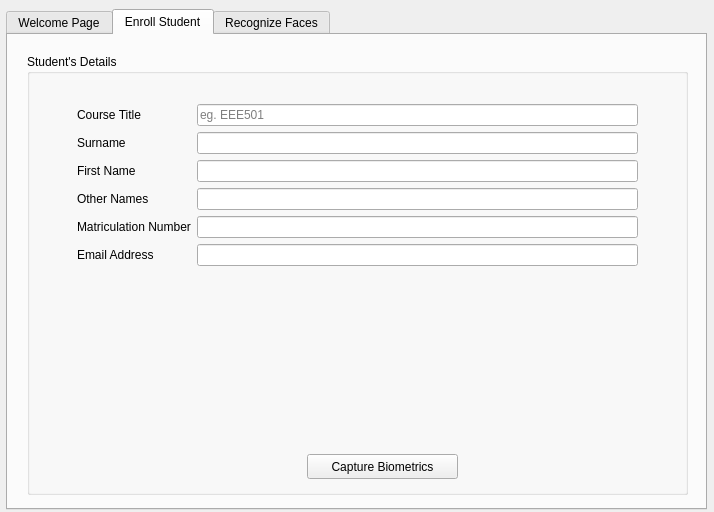
<?xml version="1.0" encoding="UTF-8"?>
<ui version="4.0">
 <class>widget</class>
 <widget class="QWidget" name="widget">
  <property name="geometry">
   <rect>
    <x>0</x>
    <y>0</y>
    <width>714</width>
    <height>512</height>
   </rect>
  </property>
  <property name="windowTitle">
   <string>Class Attendance | Face Recognition</string>
  </property>
  <widget class="QTabWidget" name="tabWidget">
   <property name="enabled">
    <bool>true</bool>
   </property>
   <property name="geometry">
    <rect>
     <x>6</x>
     <y>9</y>
     <width>701</width>
     <height>501</height>
    </rect>
   </property>
   <property name="tabPosition">
    <enum>QTabWidget::North</enum>
   </property>
   <property name="tabShape">
    <enum>QTabWidget::Rounded</enum>
   </property>
   <property name="currentIndex">
    <number>1</number>
   </property>
   <widget class="QWidget" name="tab">
    <attribute name="title">
     <string>Welcome Page</string>
    </attribute>
    <widget class="QWidget" name="gridLayoutWidget">
     <property name="geometry">
      <rect>
       <x>19</x>
       <y>9</y>
       <width>671</width>
       <height>451</height>
      </rect>
     </property>
     <layout class="QGridLayout" name="gridLayout">
      <item row="0" column="0">
       <layout class="QHBoxLayout" name="horizontalLayout"/>
      </item>
     </layout>
    </widget>
   </widget>
   <widget class="QWidget" name="tab_2">
    <attribute name="title">
     <string>Enroll Student</string>
    </attribute>
    <widget class="QWidget" name="verticalLayoutWidget">
     <property name="geometry">
      <rect>
       <x>19</x>
       <y>19</y>
       <width>661</width>
       <height>441</height>
      </rect>
     </property>
     <layout class="QVBoxLayout" name="main_layout">
      <item>
       <widget class="QGroupBox" name="student_form">
        <property name="title">
         <string>Student's Details</string>
        </property>
        <widget class="QWidget" name="formLayoutWidget">
         <property name="geometry">
          <rect>
           <x>50</x>
           <y>50</y>
           <width>561</width>
           <height>341</height>
          </rect>
         </property>
         <layout class="QFormLayout" name="formLayout">
          <item row="0" column="0">
           <widget class="QLabel" name="label">
            <property name="text">
             <string>Course Title</string>
            </property>
           </widget>
          </item>
          <item row="0" column="1">
           <widget class="QLineEdit" name="course_code">
            <property name="maxLength">
             <number>6</number>
            </property>
            <property name="placeholderText">
             <string>eg. EEE501</string>
            </property>
            <property name="clearButtonEnabled">
             <bool>true</bool>
            </property>
           </widget>
          </item>
          <item row="1" column="0">
           <widget class="QLabel" name="label_2">
            <property name="text">
             <string>Surname</string>
            </property>
           </widget>
          </item>
          <item row="1" column="1">
           <widget class="QLineEdit" name="surname"/>
          </item>
          <item row="2" column="0">
           <widget class="QLabel" name="label_4">
            <property name="text">
             <string>First Name</string>
            </property>
           </widget>
          </item>
          <item row="2" column="1">
           <widget class="QLineEdit" name="first_name"/>
          </item>
          <item row="3" column="0">
           <widget class="QLabel" name="label_3">
            <property name="text">
             <string>Other Names</string>
            </property>
           </widget>
          </item>
          <item row="3" column="1">
           <widget class="QLineEdit" name="other_names"/>
          </item>
          <item row="4" column="0">
           <widget class="QLabel" name="label_6">
            <property name="text">
             <string>Matriculation Number</string>
            </property>
           </widget>
          </item>
          <item row="4" column="1">
           <widget class="QLineEdit" name="mat_no"/>
          </item>
          <item row="5" column="0">
           <widget class="QLabel" name="label_5">
            <property name="text">
             <string>Email Address</string>
            </property>
           </widget>
          </item>
          <item row="5" column="1">
           <widget class="QLineEdit" name="email"/>
          </item>
         </layout>
        </widget>
        <widget class="QPushButton" name="capture_button">
         <property name="geometry">
          <rect>
           <x>280</x>
           <y>400</y>
           <width>151</width>
           <height>25</height>
          </rect>
         </property>
         <property name="text">
          <string>Capture Biometrics</string>
         </property>
        </widget>
       </widget>
      </item>
     </layout>
    </widget>
   </widget>
   <widget class="QWidget" name="tab_3">
    <attribute name="title">
     <string>Recognize Faces</string>
    </attribute>
   </widget>
  </widget>
 </widget>
 <resources/>
 <connections/>
</ui>
